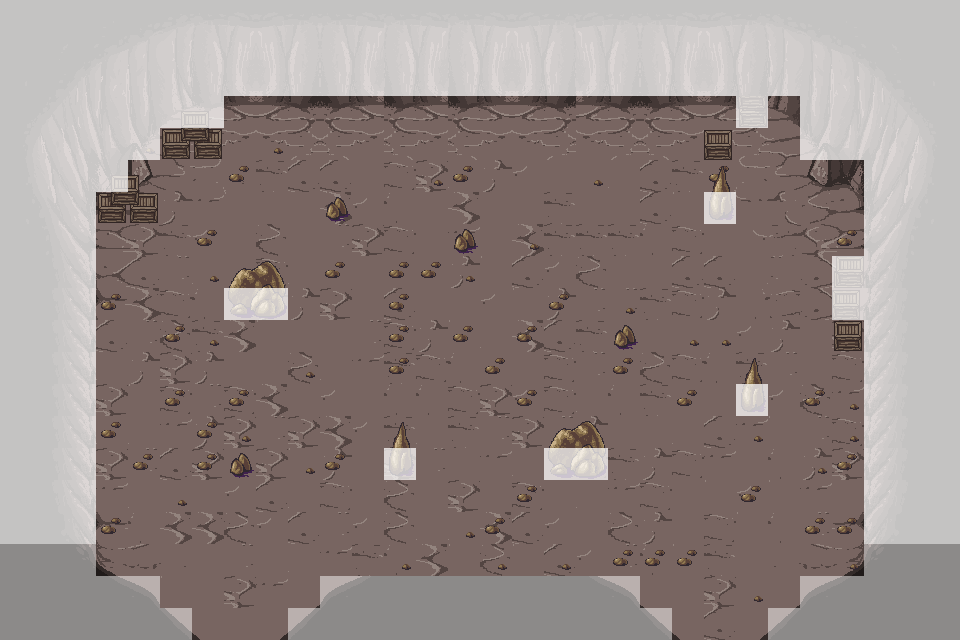

This is a level from a 2D game, rendered from its Tiled map with the project's own tilesets. A one-line summary and the map file follow, with tile-layer data summarised:
An orthogonal 30x20 tile map with 32x32 px tiles, 5 tile layers (ground, rocks, collision, enemyCollision, ...), 5 tilesets.

<map version="1.0" tiledversion="1.0.3" orientation="orthogonal" renderorder="right-down" width="30" height="20" tilewidth="32" tileheight="32" nextobjectid="1">
 <tileset firstgid="1" name="tiles1" tilewidth="32" tileheight="32" tilecount="900" columns="30">
  <image source="../tilesets/hyptosis_tile-art-batch-1.png" width="960" height="960" />
 </tileset>
 <tileset firstgid="901" name="tiles2" tilewidth="32" tileheight="32" tilecount="900" columns="30">
  <image source="../tilesets/hyptosis_til-art-batch-2.png" width="960" height="960" />
 </tileset>
 <tileset firstgid="1801" name="tiles3" tilewidth="32" tileheight="32" tilecount="900" columns="30">
  <image source="../tilesets/hyptosis_tile-art-batch-3.png" width="960" height="960" />
 </tileset>
 <tileset firstgid="2701" name="tiles4" tilewidth="32" tileheight="32" tilecount="900" columns="30">
  <image source="../tilesets/hyptosis_tile-art-batch-4.png" width="960" height="960" />
 </tileset>
 <tileset firstgid="3601" name="tiles5" tilewidth="32" tileheight="32" tilecount="722" columns="19">
  <image source="../tilesets/hyptosis_tile-art-batch-5.png" width="636" height="1219" />
 </tileset>
 <layer name="ground" width="30" height="20">
  <data>[600 cells, 600 non-empty, 101 distinct tile ids]</data>
 </layer>
 <layer name="rocks" width="30" height="20">
  <data>[600 cells, 371 non-empty, 21 distinct tile ids]</data>
 </layer>
 <layer name="collision" width="30" height="20" opacity="0.49">
  <data>[600 cells, 245 non-empty, 1 distinct tile ids]</data>
 </layer>
 <layer name="enemyCollision" width="30" height="20" opacity="0.49">
  <data>[600 cells, 195 non-empty, 1 distinct tile ids]</data>
 </layer>
 <layer name="foreground" width="30" height="20">
  <data>[600 cells, 7 non-empty, 3 distinct tile ids]</data>
 </layer>
</map>
